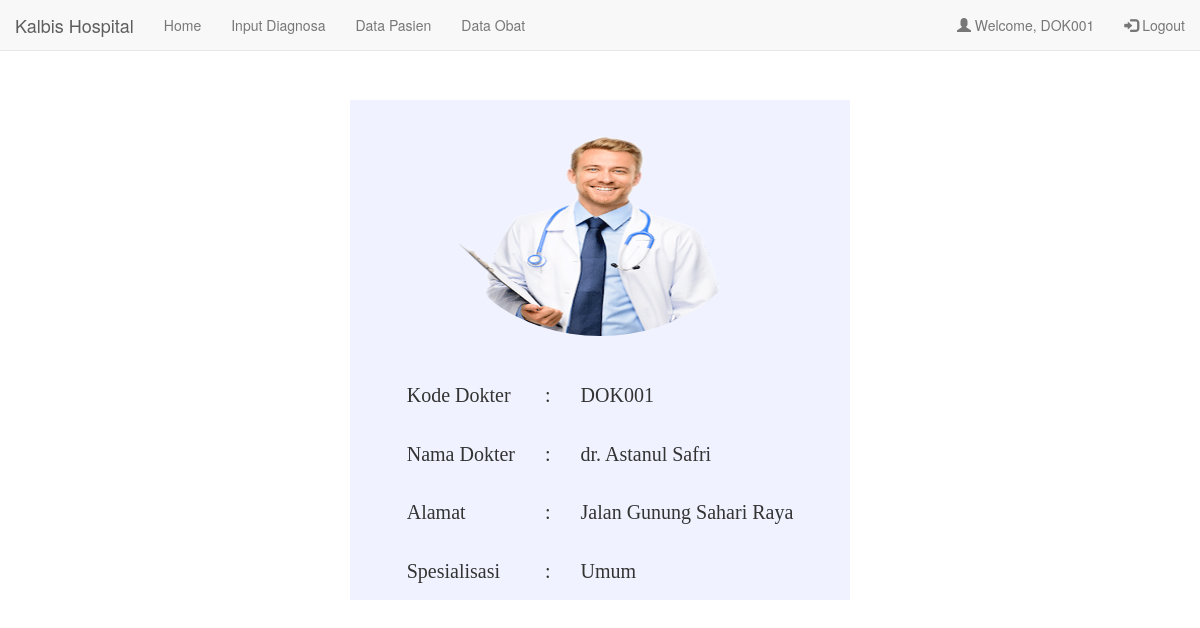
The app's page /dokter/dokter_profile.php (signed in) with its own data.
### tables this page shows
CREATE TABLE `dokter` (
  `kd_dok` char(6) NOT NULL,
  `nama_dok` varchar(25) NOT NULL,
  `alamat_dok` varchar(50) NOT NULL,
  `spesialisasi` varchar(20) NOT NULL
);

### dokter/dokter_profile.php (the view, shortened to what this page needs)
<?php
	$host = "localhost";
	$user = "root";
	$pass = "";
	$dbname = "kalbis_rs";
	$koneksi = mysqli_connect($host, $user, $pass, $dbname);
	if($sesi = @$_SESSION['dok001']){
		$query = "SELECT * FROM dokter WHERE kd_dok = 'DOK001'";
		$sql2 = mysqli_query($koneksi, $query);
	} else if($sesi = @$_SESSION['dok002']){
		$query = "SELECT * FROM dokter WHERE kd_dok = 'DOK002'";
		$sql2 = mysqli_query($koneksi, $query);
	} else if($sesi = @$_SESSION['dok003']){
		$query = "SELECT * FROM dokter WHERE kd_dok = 'DOK003'";
		$sql2 = mysqli_query($koneksi, $query);
	}
	if(@$_SESSION['pendaftaran'] || @$_SESSION['dokter'] || @$_SESSION['dok001'] || @$_SESSION['dok002'] || @$_SESSION['dok003'] ||
	@$_SESSION['admin'] || @$_SESSION['farmasi'] || @$_SESSION['keuangan']){
?>
<!DOCTYPE html>
<html>
<head>
	<link rel="stylesheet" href="http://maxcdn.bootstrapcdn.com/bootstrap/3.3.6/css/bootstrap.min.css">
</head>
<body>
	<nav class="navbar navbar-default navbar-fixed-top">
		<div class="container-fluid">
			<div class="navbar-header">
			<a class="navbar-brand" href="#">Kalbis Hospital</a>
		</div>
		<ul class="nav navbar-nav">
			<li><a href="dokter_index.php">Home</a></li>
			<li><a href="dokter_input_diagnosa.php">Input Diagnosa</a></li>
			<li><a href="dokter_data_pasien.php">Data Pasien</a></li>
			<li><a href="dokter_data_obat.php">Data Obat</a></li>
		</ul>
		<ul class="nav navbar-nav navbar-right">
			<li><a href="dokter_profile.php"><span class="glyphicon glyphicon-user"></span> Welcome,
			<?php
				if($sesi = @$_SESSION['dok001']){
					echo $sesi;
				} else if($sesi = @$_SESSION['dok002']){
					echo $sesi;
				} else if($sesi = @$_SESSION['dok003']){
					echo $sesi;
				}
			?>
			</a></li>
			<li><a href="../logout.php"><span class="glyphicon glyphicon-log-in"></span> Logout</a></li>
		</ul>
	  </div>
	</nav>
	<center>
	<div id="tabel">
		<?php
		if(@$_SESSION['dok001']){
			echo "<img src='../gambar/DOK001.png' class='img-circle' alt='Cinque Terre' width='304' height='236'/>";
		} else if(@$_SESSION['dok002']){
			echo "<img src='../gambar/DOK002.png' class='img-circle' alt='Cinque Terre' width='304' height='236'/>";
		} else if(@$_SESSION['dok003']){
			echo "<img src='../gambar/DOK003.png' class='img-circle' alt='Cinque Terre' width='304' height='236'/>";
		}
		while($row = mysqli_fetch_assoc($sql2)){
			$kd = $row['kd_dok'];
			$nama_d = $row['nama_dok'];
			$alamat_d = $row['alamat_dok'];
			$spec = $row['spesialisasi'];
		}
		?>
		<table>
			<tr>
				<td>Kode Dokter</td>
				<td>:</td>
				<td><?=$kd?></td>
			</tr>
			<tr>
				<td>Nama Dokter</td>
				<td>:</td>
				<td><?=$nama_d?></td>
			</tr>
			<tr>
				<td>Alamat</td>
				<td>:</td>
				<td><?=$alamat_d?></td>
			</tr>
			<tr>
				<td>Spesialisasi</td>
				<td>:</td>
				<td><?=$spec?></td>
			</tr>
		</table>
	</div>
	</center>
</body>
</html>
<?php
	} else {
		header("Location: ../login.php");
	}
?>

### dokter/dokter_profile.php (style rules this page uses)
#tabel { margin: 100px auto; width: 500px; background-color: #F0F3FF; }
#tabel table { margin-top: 30px; }
#tabel table tr td { padding: 15px; font-family: Tahoma; font-size: 20px; }

### records on screen
dokter: kd_dok "DOK001", nama_dok "dr. Astanul Safri", alamat_dok "Jalan Gunung Sahari Raya", spesialisasi "Umum"

### other values on screen
$sesi "DOK001"
